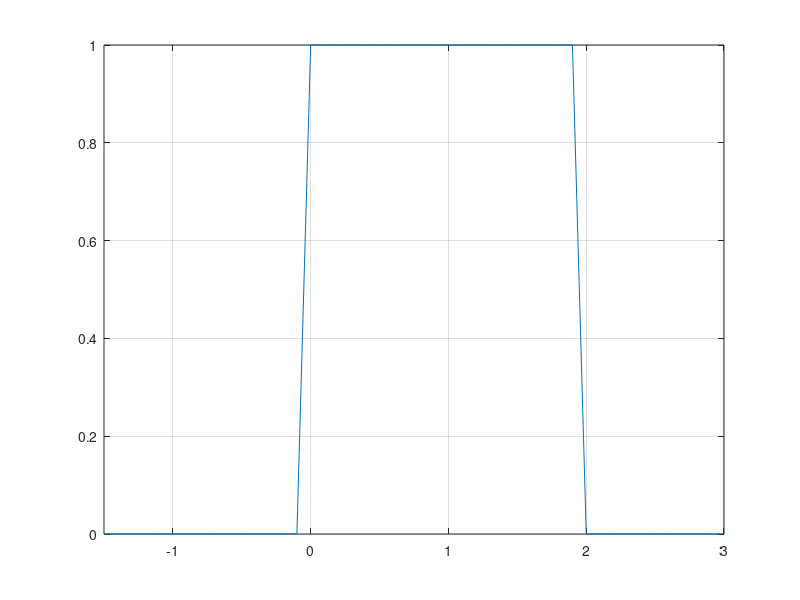

Recreate this plot in MATLAB.
%------------------------------
% IoT Communication Experiment
% Author:GuoZhiHong 
% StudentID:201616070320
%------------------------------

% Exercise 3

t=-1.5:0.1:3.0;
y=rectpuls((t-1)/2) .* cos(20*pi*t);
plot(t,y);
axis([-1.5,3.0,0,1]);
grid on;



